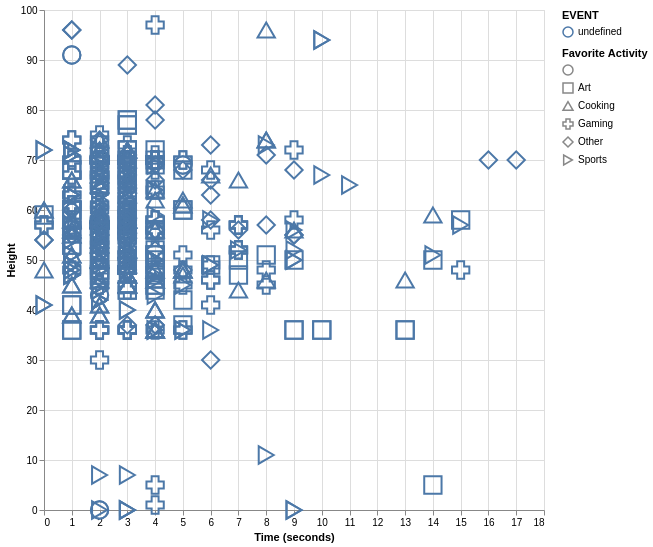

Write the Vega-Lite specification saved for this chart.
### Vega-Lite specification from a JSON file in a GitHub repository (floating-point values rounded to 4 significant figures; data arrays with more than 128 entries replaced by an {"elided": "..."} marker saying what was removed)
{"$schema": "https://vega.github.io/schema/vega-lite/v5.json", "data": {"values": {"elided": "696 records"}, "format": {"parse": {"Time (seconds)": "number"}}}, "height": 500, "width": 500, "mark": "point", "params": [{"name": "eventName", "select": {"type": "point", "fields": ["EVENT"]}, "bind": "legend"}, {"name": "activity", "select": {"type": "point", "fields": ["Favorite Activity"]}, "bind": "legend"}], "transform": [{"filter": "datum.Height < 100"}, {"filter": "!(datum.EVENT === 'Sciencefest 2019' && datum.id < 182)"}], "encoding": {"x": {"field": "Time (seconds)", "type": "quantitative"}, "y": {"field": "Height", "type": "quantitative"}, "color": {"field": "EVENT", "type": "nominal"}, "shape": {"field": "Favorite Activity", "type": "nominal"}, "size": {"value": 300}, "opacity": {"condition": {"test": {"and": [{"param": "eventName"}, {"param": "activity"}]}, "value": 1}, "value": 0}}}
